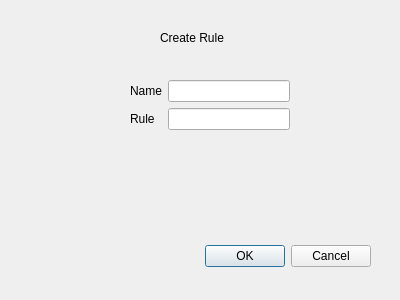
<?xml version="1.0" encoding="UTF-8"?>
<ui version="4.0">
 <class>CreateRuleDialog</class>
 <widget class="QDialog" name="CreateRuleDialog">
  <property name="geometry">
   <rect>
    <x>0</x>
    <y>0</y>
    <width>400</width>
    <height>300</height>
   </rect>
  </property>
  <property name="windowTitle">
   <string>Dialog</string>
  </property>
  <widget class="QDialogButtonBox" name="buttonBox">
   <property name="geometry">
    <rect>
     <x>30</x>
     <y>240</y>
     <width>341</width>
     <height>32</height>
    </rect>
   </property>
   <property name="orientation">
    <enum>Qt::Horizontal</enum>
   </property>
   <property name="standardButtons">
    <set>QDialogButtonBox::Cancel|QDialogButtonBox::Ok</set>
   </property>
  </widget>
  <widget class="QLabel" name="label">
   <property name="geometry">
    <rect>
     <x>160</x>
     <y>30</y>
     <width>121</width>
     <height>16</height>
    </rect>
   </property>
   <property name="text">
    <string>Create Rule</string>
   </property>
  </widget>
  <widget class="QWidget" name="formLayoutWidget">
   <property name="geometry">
    <rect>
     <x>130</x>
     <y>80</y>
     <width>160</width>
     <height>80</height>
    </rect>
   </property>
   <layout class="QFormLayout" name="formLayout">
    <item row="0" column="0">
     <widget class="QLabel" name="label_2">
      <property name="text">
       <string>Name</string>
      </property>
     </widget>
    </item>
    <item row="1" column="0">
     <widget class="QLabel" name="label_3">
      <property name="text">
       <string>Rule</string>
      </property>
     </widget>
    </item>
    <item row="1" column="1">
     <widget class="QLineEdit" name="lineEdit_2"/>
    </item>
    <item row="0" column="1">
     <widget class="QLineEdit" name="lineEdit"/>
    </item>
   </layout>
  </widget>
 </widget>
 <resources/>
 <connections>
  <connection>
   <sender>buttonBox</sender>
   <signal>accepted()</signal>
   <receiver>CreateRuleDialog</receiver>
   <slot>accept()</slot>
   <hints>
    <hint type="sourcelabel">
     <x>248</x>
     <y>254</y>
    </hint>
    <hint type="destinationlabel">
     <x>157</x>
     <y>274</y>
    </hint>
   </hints>
  </connection>
  <connection>
   <sender>buttonBox</sender>
   <signal>rejected()</signal>
   <receiver>CreateRuleDialog</receiver>
   <slot>reject()</slot>
   <hints>
    <hint type="sourcelabel">
     <x>316</x>
     <y>260</y>
    </hint>
    <hint type="destinationlabel">
     <x>286</x>
     <y>274</y>
    </hint>
   </hints>
  </connection>
 </connections>
</ui>
